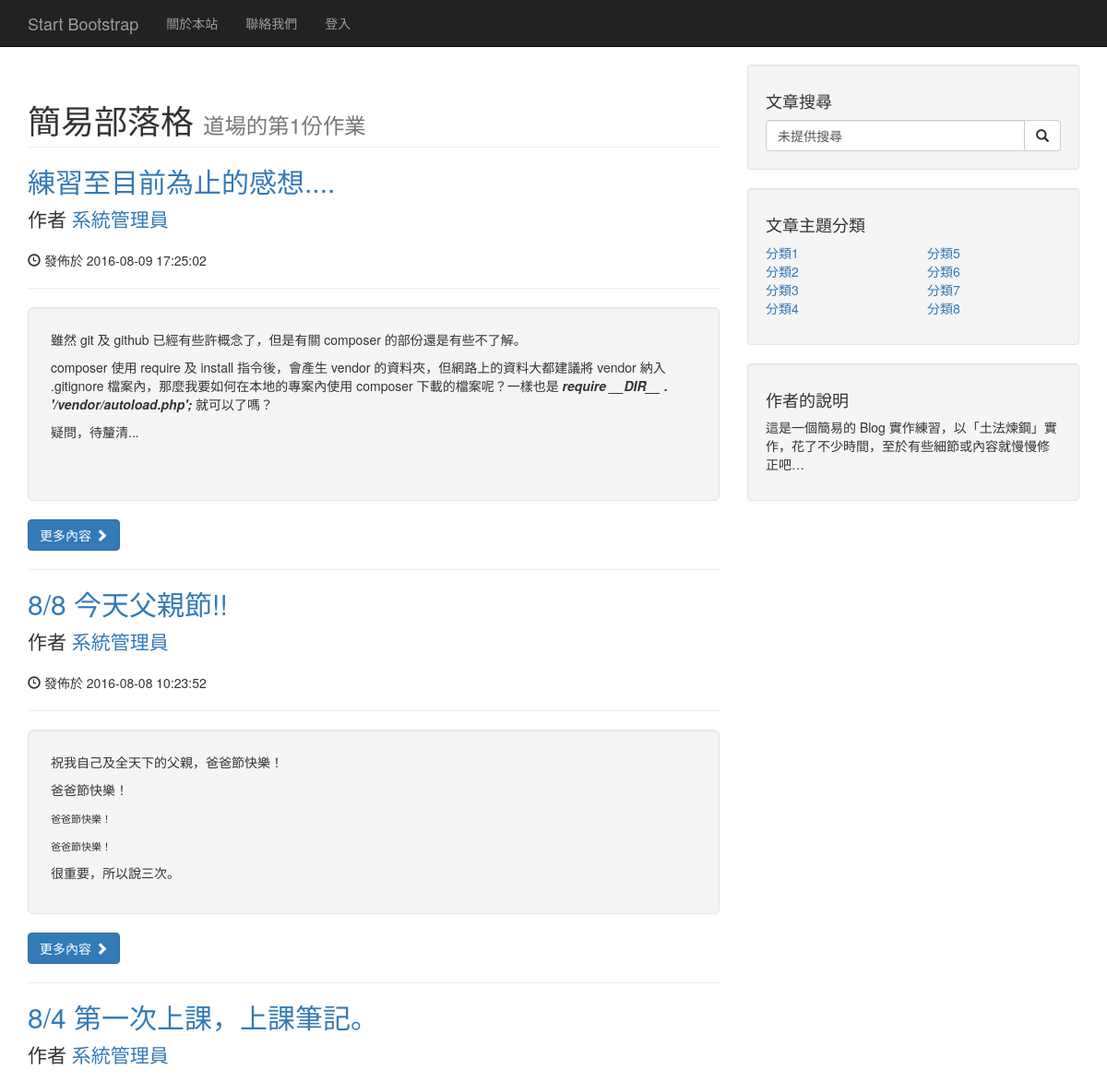
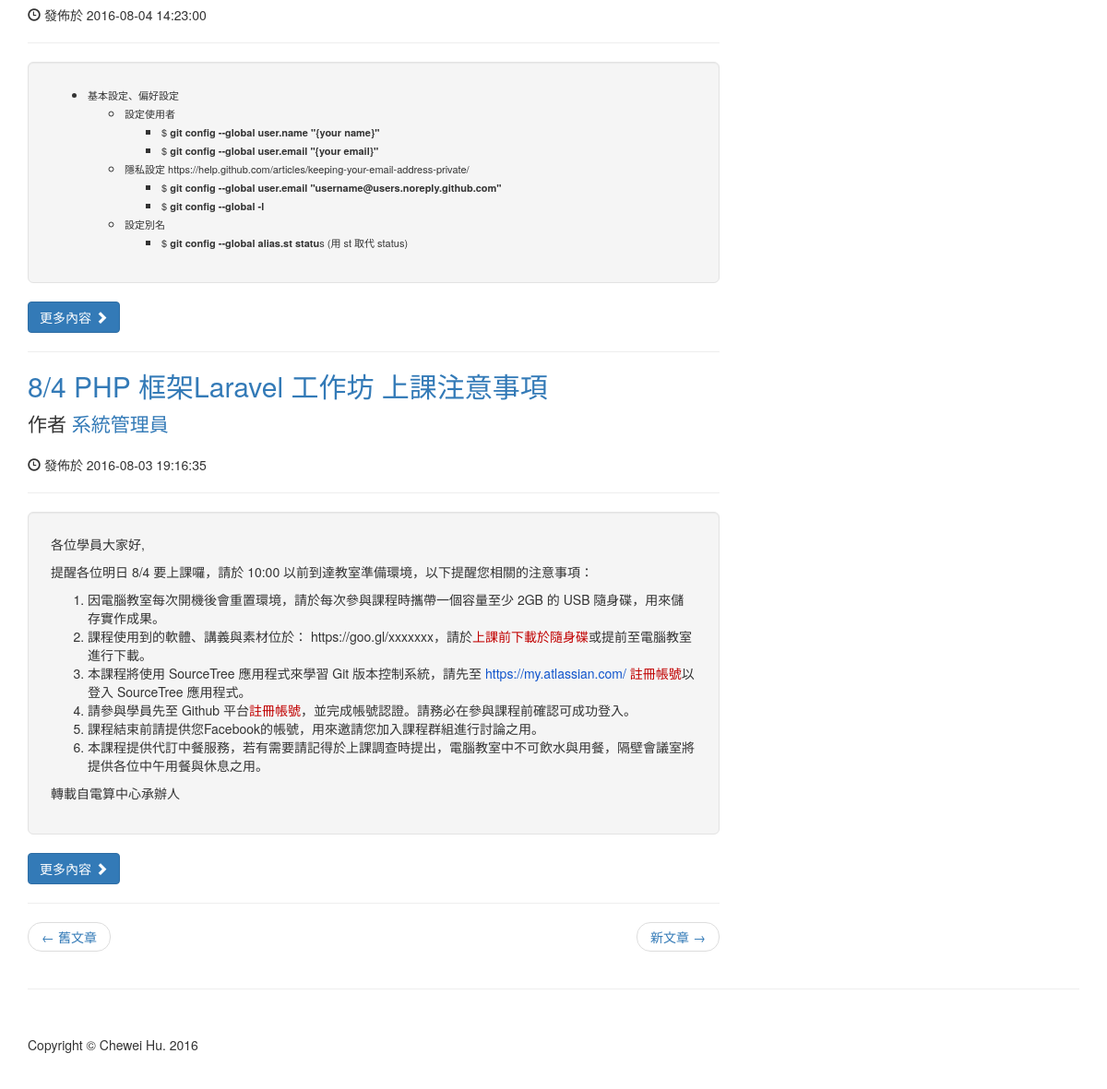
The app's page /home/index.php with its own data (2 pictures, top to bottom).
### tables this page shows
CREATE TABLE IF NOT EXISTS `post` (
  `Index` int(10) unsigned NOT NULL AUTO_INCREMENT COMMENT '流水號',
  `Title` varchar(100) NOT NULL COMMENT '文章標題',
  `AuthorIndex` int(10) unsigned NOT NULL COMMENT '作者編號',
  `PostDatetime` datetime NOT NULL DEFAULT CURRENT_TIMESTAMP COMMENT '發佈時間',
  `LastUpdate` timestamp NOT NULL DEFAULT CURRENT_TIMESTAMP ON UPDATE CURRENT_TIMESTAMP COMMENT '最後更新時間',
  `Content` longtext COMMENT '內容',
  `Note` varchar(250) DEFAULT NULL COMMENT '備註',
  PRIMARY KEY (`Index`)
);

CREATE TABLE IF NOT EXISTS `user` (
  `Index` int(10) unsigned NOT NULL AUTO_INCREMENT COMMENT '會員編號(流水號)',
  `Username` varchar(50) NOT NULL COMMENT '帳號',
  `Password` varchar(32) NOT NULL COMMENT '密碼',
  `Realname` varchar(10) NOT NULL COMMENT '真實姓名',
  `Nickname` varchar(30) DEFAULT NULL COMMENT '名稱、暱稱',
  `Email` varchar(50) NOT NULL COMMENT '電子郵件帳號',
  `CreateDatetime` timestamp NOT NULL DEFAULT CURRENT_TIMESTAMP COMMENT '建立時間',
  PRIMARY KEY (`Index`)
);

### home/index.php (the view, shortened to what this page needs)
<?php require_once(__DIR__.'/../connection/Conn_PDO.php'); ?>
<?php
   $sql_statement = "SELECT post.`Index`, Title, AuthorIndex, PostDatetime, LastUpdate, Content, Realname, Nickname FROM post, `user` WHERE post.AuthorIndex = `user`.`Index` ORDER BY post.`Index` DESC ";
   $rsPost = $pdo->prepare($sql_statement);
   $rsPost->execute();
   $row_rsPost = $rsPost->fetch(PDO::FETCH_ASSOC);
?>
<!DOCTYPE html>
<html lang="en">
<head>
    <link href="css/bootstrap.min.css" rel="stylesheet">
    <link href="css/blog-home.css" rel="stylesheet">
</head>
<body>
    <nav class="navbar navbar-inverse navbar-fixed-top" role="navigation">
        <div class="container">
            <div class="navbar-header">
                <a class="navbar-brand" href="javascript:void();">Start Bootstrap</a>
            </div>
            <div class="collapse navbar-collapse" id="bs-example-navbar-collapse-1">
                <ul class="nav navbar-nav">
                    <li>
                        <a href="javascript:alert('本頁面未建置,請「登入」後使用本網站.');">關於本站</a>
                    </li>
                    <li>
                        <a href="javascript:alert('本頁面未建置,請「登入」後使用本網站.');">聯絡我們</a>
                    </li>
                    <li>
                       <a href="signin.php">登入</a>
                    </li>
                </ul>
            </div>
        </div>
    </nav>
    <div class="container">
        <div class="row">
            <div class="col-md-8">
                <h1 class="page-header">
                    簡易部落格
                    <small>道場的第1份作業</small>
                </h1>
                <?php do { ?>
                <h2>
                    <a href="javascript:void();"><?php echo $row_rsPost['Title']; ?></a>
                </h2>
                <p class="lead">
                    作者 <a href="index.php"><?php echo $row_rsPost['Realname']; ?></a>
                </p>
                <p><span class="glyphicon glyphicon-time"></span> 發佈於 <?php echo $row_rsPost['PostDatetime']; ?></p>
                <hr>
                <div class="well well-lg">
                   <?php echo $row_rsPost['Content']; ?>
                </div>
                <a class="btn btn-primary" href="javascript:alert('其實沒有更多內容');">更多內容 <span class="glyphicon glyphicon-chevron-right"></span></a>
                <hr>
                <?php } while ($row_rsPost = $rsPost->fetch(PDO::FETCH_ASSOC)); ?>
                <ul class="pager">
                    <li class="previous">
                        <a href="javascript:alert('沒有舊文章了');">&larr; 舊文章</a>
                    </li>
                    <li class="next">
                        <a href="javascript:alert('沒有新文章了');">新文章 &rarr;</a>
                    </li>
                </ul>
            </div>
            <div class="col-md-4">
                <div class="well">
                    <h4>文章搜尋</h4>
                    <div class="input-group">
                        <input type="text" class="form-control" value="未提供搜尋">
                        <span class="input-group-btn">
                            <button class="btn btn-default" type="button">
                                <span class="glyphicon glyphicon-search"></span>
                            </button>
                        </span>
                    </div>
                </div>
                <div class="well">
                    <h4>文章主題分類</h4>
                    <div class="row">
                        <div class="col-lg-6">
                            <ul class="list-unstyled">
                                <li><a href="javascript:void();">分類1</a>
                                </li>
                                <li><a href="javascript:void();">分類2</a>
                                </li>
                                <li><a href="javascript:void();">分類3</a>
                                </li>
                                <li><a href="javascript:void();">分類4</a>
                                </li>
                            </ul>
                        </div>
                        <div class="col-lg-6">
                            <ul class="list-unstyled">
                                <li><a href="javascript:void();">分類5</a>
                                </li>
                                <li><a href="javascript:void();">分類6</a>
                                </li>
                                <li><a href="javascript:void();">分類7</a>
                                </li>
                                <li><a href="javascript:void();">分類8</a>
                                </li>
                            </ul>
                        </div>
                    </div>
                </div>
                <div class="well">
                    <h4>作者的說明</h4>
                    <p>這是一個簡易的 Blog 實作練習，以「土法煉鋼」實作，花了不少時間，至於有些細節或內容就慢慢修正吧…</p>
                </div>
            </div>
        </div>
        <hr>
        <footer>
            <div class="row">
                <div class="col-lg-12">
                    <p>Copyright &copy; Chewei Hu. 2016</p>
                </div>
            </div>
        </footer>
    </div>
</body>
</html>

### home/css/blog-home.css (style rules this page uses)
body { padding-top: 70px; }
footer { margin: 50px 0; }

### records on screen
post: Title "練習至目前為止的感想....", user.Realname "系統管理員", PostDatetime "2016-08-09 17:25:02", Content "雖然 git 及 github 已經有些許概念了，但是有關 composer 的部份還是有些不了解。 composer 使用 require 及 install 指令後，會產生 vendor 的資料夾，但網路上的資料大都建議將 vendor 納入 .gitignore 檔案內，那麼我要如何在本地的專案內使用 composer 下載的檔案呢？一樣也是 require __DIR__ . '/vendor/autoload.php'; 就可以了嗎？ 疑問，待釐清..."
post: Title "8/8 今天父親節!!", user.Realname "系統管理員", PostDatetime "2016-08-08 10:23:52", Content "祝我自己及全天下的父親，爸爸節快樂！ 爸爸節快樂！ 爸爸節快樂！ 爸爸節快樂！ 很重要，所以說三次。"
post: Title "8/4 第一次上課，上課筆記。", user.Realname "系統管理員", PostDatetime "2016-08-04 14:23:00", Content "基本設定、偏好設定 設定使用者 $ git config --global user.name \"{your name}\" $ git config --global user.email \"{your email}\" 隱私設定 https://help.github.com/articles/keeping-your-email-address-private/ $ git config --global user.email \"username@users.noreply.github.com\" $ git config --global -l 設定別名 $ git config --global alias.st statu s (用 st 取代 status)"
post: Title "8/4 PHP 框架Laravel 工作坊 上課注意事項", user.Realname "系統管理員", PostDatetime "2016-08-03 19:16:35", Content "各位學員大家好, 提醒各位明日 8/4 要上課囉，請於 10:00 以前到達教室準備環境，以下提醒您相關的注意事項： 因電腦教室每次開機後會重置環境， 請於每次參與課程時攜帶一個容量至少 2GB 的 USB 隨身碟，用來儲存實作成果。 課程使用到的軟體、講義與素材位於： https://goo.gl/xxxxxxx，請於 上課前下載於 隨身碟 或提前至電腦教室進行下載。 本課程將使用 SourceTree 應用程式來學習 Git 版本控制系統，請先至 https://my.atlassian.com/ 註冊帳號 以登入 SourceTree 應用程式。 請參與學員先至 Github 平台 註冊帳號 ，並完成帳號認證。 請務必在參與課程前確認可成功登入。 課程結束前請提供您Facebook的帳號， 用來邀請您加入課程群組進行討論之用。 本課程提供代訂中餐服務，若有需要請記得於上課調查時提出， 電腦教室中不可飲水與用餐， 隔壁會議室將提供各位中午用餐與休息之用。 轉載自電算中心承辦人"
